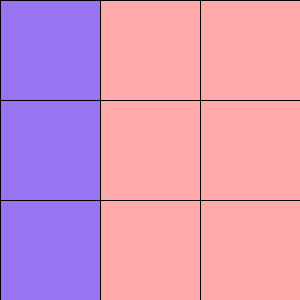
Frame 1 (no input)
Frame 60 (the mouse pressed at the canvas centre just before this capture): identical to frame 1, image omitted
Frame 120 (the mouse held since frame 60 and released just before this capture): identical to frame 1, image omitted

The Processing sketch that drew this single still picture (run headless with seeded random() and noise(); from frame 60 on, the mouse is pressed at the canvas centre):

// Processing sketch: week_05_5_array
// ── week_05_5_array.pde
int [][]c = {
  //i  j
  {1,0,0},
  {1,0,0},
  {1,0,0} };
void setup(){
  size(300,300);
}
void draw(){
  for(int i=0;i<3;i++){
    for(int j=0;j<3;j++){
      if(c[i][j]==0) fill(255,170,170);
      else fill(152,115,242);
      rect(j*100,i*100,100,100);
    }
  }
}
  
  
